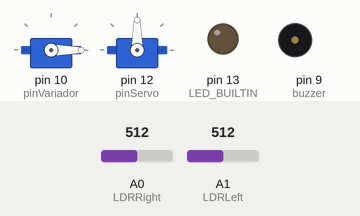
The sketch below on a simulated Arduino Uno, built with avr-gcc and run on an emulated ATmega328P. Shown: 2 × servo, output pins drawn as LEDs (lit = HIGH), buzzer (waves = sounding). The test bench sets the inputs (shaded band); at power-on: A0 (LDRRight) = 512, A1 (LDRLeft) = 512. What the sketch prints to the serial monitor is not drawn.

Above: at 2.6 s.
At 6.3 s:
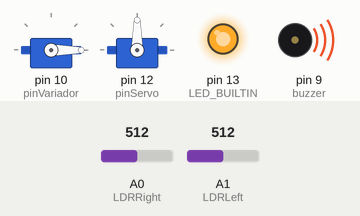
At 12.5 s:
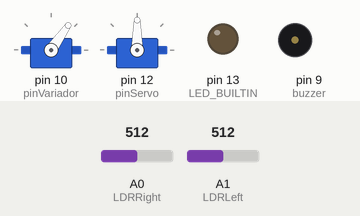
Timing chart, 0 to 14.0 s (numbered marks = the images above):
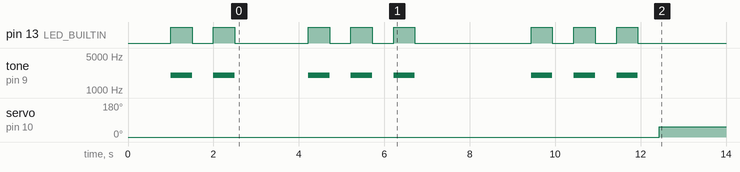

Measured:
- by itself, servo on pin 10 (pinVariador): 0° → 55° at 12.4 s

The sketch:

Robot_Fuzzy_No_Fuzzy.ino
```cpp
#include <Servo.h>

// Creamos los objetos para los servos
Servo motor;
Servo rueda;

// Estados del robot
#define DRIVE_FORWARD 0
#define TURN_SOFT_LEFT 1
#define TURN_LEFT 2
#define TURN_SOFT_RIGHT 3
#define TURN_RIGHT 4
#define NEGRO 0
#define GRIS 1
#define BLANCO 2
#define MAX_GIRO 40

// Constantes
const int serialPeriod = 250; // Sólo se imprime en la consola cada 1/4 segundo
const int loopPeriod = 20; // Período de 20 ms = frecuencia de 50 Hz
const int LDRRight = A0; // Pin del LDR derecho
const int LDRLeft = A1;  // Pin del LDR izquierdo
const int buzzer = 9;    // Pin del buzzer
const int pinVariador = 10;
const int pinServo = 12;

// Variables globales
int valLDRDer;
int valLDRIzq;
float medBlancoDer = 0;
float medBlancoIzq = 0;
unsigned long timeSerialDelay = 0;
unsigned long timeLoopDelay = 0;

int V;
int gradoGiro = 90;
long resMinRight = 0;
long resMaxRight = 0;
long resMinLeft = 0;
long resMaxLeft = 0;
long umbralRight;
long umbralLeft;

// Variables de estado
int state = DRIVE_FORWARD; // 0 = hacia adelante (por defecto), 1 = girar a la izquierda, 2 = girar a la derecha
int lastState = DRIVE_FORWARD;
int stateLDRDer = BLANCO;
int stateLDRIzq = BLANCO;

void blink_led_buzz(int times)
{
  int j;
  for(j = 0; j < times; j++)
  {
      digitalWrite(LED_BUILTIN, HIGH);
      tone(buzzer, 2000);
      delay(500); // Espera medio segundo
      digitalWrite(LED_BUILTIN, LOW);
      noTone(buzzer);
      delay(500);
  }
}

void buzz_left()
{
  tone(buzzer, 3000);
}

void buzz_right()
{
  tone(buzzer, 2000);
}

void buzz_forward()
{
  noTone(buzzer);
}

void setup()
{
  int i;
  Serial.begin(115200);
  pinMode(LED_BUILTIN, OUTPUT);

  // Inicialización de los servos
  motor.attach(pinVariador);
  motor.write(0);
  rueda.attach(pinServo);
  rueda.write(90);

  // Calibración de los sensores LDR
  delay(1000); // Espera 1 segundo
  blink_led_buzz(2); // El led parpadea dos veces y el buzzer también
  delay(1000); // Espera 1 segundo
  // Primero el blanco
  for(i = 0; i < 1000; i++)
  {
    resMaxRight = resMaxRight + analogRead(LDRRight)*100;
    resMaxLeft = resMaxLeft + analogRead(LDRLeft)*100;
  }
  resMaxRight = resMaxRight/1000;
  resMaxLeft = resMaxLeft/1000;
  Serial.print("Blanco Derecho: ");
  Serial.println(resMaxRight);
  Serial.print("Blanco Izquierdo: ");
  Serial.println(resMaxLeft);

  blink_led_buzz(3); // El led parpadea tres veces y el buzzer también
  delay(1000); // Espera 1 segundo
  // Después para el negro
  for(i = 0; i < 1000; i++)
  {
    resMinRight = resMinRight + analogRead(LDRRight)*100;
    resMinLeft = resMinLeft + analogRead(LDRLeft)*100;
  }
  resMinRight = resMinRight/1000;
  resMinLeft = resMinLeft/1000;
  Serial.print("Negro Derecho: ");
  Serial.println(resMinRight);
  Serial.print("Negro Izquierdo: ");
  Serial.println(resMinLeft);

  // Asignamos el umbral
  umbralRight = (resMinRight + resMaxRight) / 2;
  umbralLeft = (resMinLeft + resMaxLeft) / 2;
  // Señal de finalización de la calibración
  delay(1000); // Espera 1 segundo
  blink_led_buzz(3); // El led parpadea tres veces y el buzzer también

}

void loop()
{
  // Salida de depuración
  debugOutput();
  // Control del sensor de ultrasonidos
  if(millis() - timeLoopDelay >= loopPeriod)
  {
    readLDRs();
    stateMachine();
    moveMachine();
    timeLoopDelay = millis();
  }

}

void debugOutput()
{
  if((millis() - timeSerialDelay) > serialPeriod)
  {
    Serial.print("Lectura Der: ");
    Serial.println(valLDRDer);
    if(stateLDRDer < umbralRight)
      Serial.println("Derecha: NEGRO");
    else
      Serial.println("Derecha: BLANCO");

    Serial.print("Lectura Izq: ");
    Serial.println(valLDRIzq);
    if(valLDRIzq < umbralLeft)
      Serial.println("Izquierda: NEGRO");
    else
      Serial.println("Izquierda: BLANCO");
    timeSerialDelay = millis();
  }
}

long readLeftLDR()
{
  int lectLeft = analogRead(LDRLeft)*100;
  Serial.print("Lect Izq: ");
  Serial.println(lectLeft);
  // Normalizamos
  return(100*(lectLeft - resMinLeft)/(resMaxLeft - resMinLeft));
}

long readRightLDR()
{
  int lectRight = analogRead(LDRRight)*100;
  Serial.print("Lect Der: ");
  Serial.println(lectRight);
  // Normalizamos
  return(100*(lectRight - resMinRight)/(resMaxRight - resMinRight));
}


void readLDRs()
{
  // Lectura de los datos de los sensores LDR
  valLDRDer = readRightLDR();
  valLDRIzq = readLeftLDR();
  if(valLDRDer < 33)
    stateLDRDer = NEGRO;
  else
    if(valLDRDer < 66)
      stateLDRDer = GRIS;
    else
      stateLDRDer = BLANCO;
  if(valLDRIzq < 33)
    stateLDRIzq = NEGRO;
  else
    if(valLDRIzq < 66)
      stateLDRIzq = GRIS;
    else
      stateLDRIzq = BLANCO;
}

void stateMachine()
{
  lastState = state;
  if(stateLDRDer == BLANCO)
  {
    if(stateLDRIzq == BLANCO) // Estamos en una recta
      state = DRIVE_FORWARD; // Seguir adelante
    else // Si hay una curva
      if(stateLDRIzq == GRIS)
        state = TURN_SOFT_LEFT; // Si es gris, vamos a la izquierda
      else
        if(stateLDRIzq == NEGRO)
          state = TURN_LEFT; // Si es negro será más a la izquierda
  }
  if(stateLDRIzq == BLANCO)
  {
    if(stateLDRDer == BLANCO) // Estamos en una recta
      state = DRIVE_FORWARD; // Seguir adelante
    else // Si hay una curva
      if(stateLDRDer == GRIS)
        state = TURN_SOFT_RIGHT; // Si es gris, vamos a la derecha
      else
        if(stateLDRDer == NEGRO)
          state = TURN_RIGHT; // Si es negro será más a la derecha
  }
  Serial.print("Estado: ");
  Serial.println(state);
}

void moveMachine()
{
  if(state == DRIVE_FORWARD) // Sigue en una recta
  {
    // Seguir adelante
    buzz_forward();
    motor.write(55); // Adelante
    rueda.write(gradoGiro); // Adelante
    //gradoGiro = 90;
  }
  if(state == TURN_SOFT_LEFT) // Comenzamos una curva -> hay que girar a la izquierda
  {
    // Girar un poco a la izquierda
    buzz_left();
    motor.write(34);
    if(gradoGiro > MAX_GIRO) gradoGiro--;
    rueda.write(gradoGiro); // Hacemos que vaya girando poco a poco
  }
  if(state == TURN_LEFT) // Entramos en una curva -> hay que girar a la izquierda
  {
    // Girar a la izquierda
    buzz_left();
    motor.write(30);
    if(gradoGiro > MAX_GIRO) gradoGiro-=4;
    rueda.write(gradoGiro); // Hacemos que vaya girando poco a poco
  }
  if(state == TURN_SOFT_RIGHT) // Comenzamos en una curva -> hay que girar a la derecha
  {
    // Girar un poco a la derecha
    buzz_right();
    motor.write(34);
    if(gradoGiro < (MAX_GIRO + 90)) gradoGiro++;
    rueda.write(gradoGiro); // Hacemos que vaya girando poco a poco
  }
  if(state == TURN_RIGHT) // Estamos en una curva -> hay que girar a la derecha
  {
    // Girar a la derecha
    buzz_right();
    motor.write(30);
    if(gradoGiro < (MAX_GIRO + 90)) gradoGiro+=4;
    rueda.write(gradoGiro); // Hacemos que vaya girando poco a poco
  }
}
```
